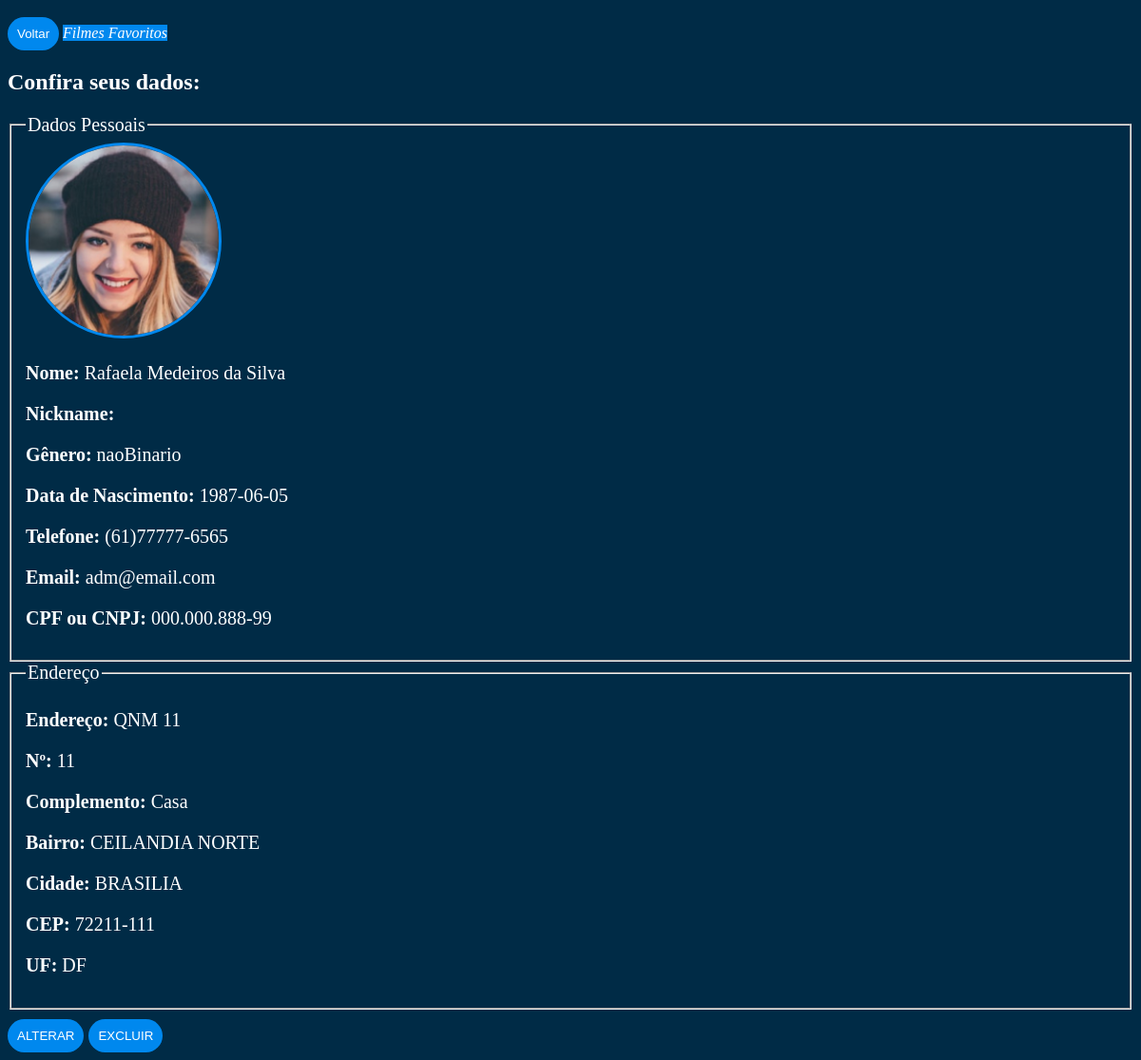
The page /view/perfil_usuario.php?id_usuario=2 (signed in) on the database its author committed.
### tables this page shows
CREATE TABLE IF NOT EXISTS `usuario` (
  `id_usuario` INT(11) NOT NULL AUTO_INCREMENT,
  `nome_usu` VARCHAR(100) NOT NULL,
  `nickname_usu` VARCHAR(100) NULL DEFAULT NULL,
  `dt_de_nasci_usu` DATE NULL DEFAULT NULL,
  `genero_usu` ENUM('masculino', 'feminino', 'naoBinario', 'naoDeclarar') NOT NULL COMMENT 'Masculino, Feminino, Não Binário, Não Declarar',
  `email_usu` VARCHAR(100) NOT NULL,
  `senha_usu` VARCHAR(60) NOT NULL,
  `situacao_usu` VARCHAR(50) NULL DEFAULT 'Ativo' COMMENT 'Ativo, Inativo ou Bloqueado\\n',
  `foto_usu` VARCHAR(50) NULL DEFAULT NULL,
  `telefone` VARCHAR(20) NULL DEFAULT NULL,
  `cpf_cnpj` VARCHAR(14) NULL DEFAULT NULL,
  `endereco` VARCHAR(70) NULL DEFAULT NULL,
  `numero` CHAR(7) NULL DEFAULT NULL,
  `complemento` VARCHAR(15) NULL DEFAULT NULL,
  `bairro` VARCHAR(70) NULL DEFAULT NULL,
  `cidade` VARCHAR(70) NULL DEFAULT NULL,
  `cep` VARCHAR(15) NULL DEFAULT NULL,
  `uf` CHAR(2) NULL DEFAULT NULL,
  `fk_id_perfil` INT(11) NOT NULL,
  PRIMARY KEY (`id_usuario`, `fk_id_perfil`),
  INDEX `fk_usuario_perfil_usu1_idx` (`fk_id_perfil` ASC) ,
  CONSTRAINT `fk_usuario_perfil_usu1`
    FOREIGN KEY (`fk_id_perfil`)
    REFERENCES `perfil` (`id_perfil`)
    ON DELETE NO ACTION
    ON UPDATE NO ACTION);

### model/conexao.php (called while the page is built)
<?php
class Conexao{
    private static $conexao;
    public static function getInstance(){
        if(!isset(self::$conexao)){
            try{
                $options = array(
                    PDO::ATTR_PERSISTENT => true,
                    PDO::MYSQL_ATTR_INIT_COMMAND => 'SET NAMES UTF8;',
                    PDO::ATTR_ERRMODE => PDO::ERRMODE_EXCEPTION
                );
                self::$conexao = new PDO('mysql:host=localhost;dbname=cine_community','root','', $options);
                self::$conexao->setAttribute(PDO::ATTR_ERRMODE, PDO::ERRMODE_EXCEPTION);
            }catch(PDOException $exc){
                echo "Houve um erro ao se conectar com o Banco de Dados ".$exc->getMessage();
            }
        }
        return self::$conexao;
    }
}
?>

### model/dao/UsuarioDAO.php (called while the page is built, shortened)
<?php
require_once __DIR__ . '/../conexao.php';
require_once __DIR__ . '/../dto/UsuarioDTO.php';
class UsuarioDAO
{
    public $pdo;
    public function __construct()
    {
        $this->pdo = Conexao::getInstance();
    }
public function encontraPorId($id) {
    try {
        $sql = "SELECT * FROM usuario WHERE id_usuario=?";
        $stmt = $this->pdo->prepare($sql);
        $stmt->bindValue(1, $id);
        $stmt->execute();
        if ($stmt->rowCount() > 0) {
            $usuarioFetch = $stmt->fetch(PDO::FETCH_ASSOC);
            $usuarioDTO = new UsuarioDTO();
            $usuarioDTO->setId_usuario($usuarioFetch["id_usuario"]);
            $usuarioDTO->setNome_usu($usuarioFetch["nome_usu"]);
            $usuarioDTO->setNickname_usu($usuarioFetch["nickname_usu"]);
            $usuarioDTO->setGenero_usu($usuarioFetch["genero_usu"]);
            $usuarioDTO->setDt_de_nasci_usu($usuarioFetch["dt_de_nasci_usu"]);
            $usuarioDTO->setEmail_usu($usuarioFetch["email_usu"]);
            $usuarioDTO->setSenha_usu($usuarioFetch["senha_usu"]);
            $usuarioDTO->setfk_id_perfil($usuarioFetch["fk_id_perfil"]);
            $usuarioDTO->setSituacao_usu($usuarioFetch["situacao_usu"]);
            $usuarioDTO->setTelefone($usuarioFetch["telefone"]);
            $usuarioDTO->setCpf_cnpj($usuarioFetch["cpf_cnpj"]);
            $usuarioDTO->setEndereco($usuarioFetch["endereco"]);
            $usuarioDTO->setNumero($usuarioFetch["numero"]);
            $usuarioDTO->setComplemento($usuarioFetch["complemento"]);
            $usuarioDTO->setBairro($usuarioFetch["bairro"]);
            $usuarioDTO->setCidade($usuarioFetch["cidade"]);
            $usuarioDTO->setFoto_usu($usuarioFetch["foto_usu"]);
            $usuarioDTO->setCep($usuarioFetch["cep"]);
            $usuarioDTO->setUf($usuarioFetch["uf"]);
            return $usuarioDTO;
        }
        return false;
    } catch (PDOException $e) {
        throw $e;
    }
}
}

### model/dto/UsuarioDTO.php (called while the page is built, shortened)
<?php
class  UsuarioDTO {
    private $id_usuario;
    private $nome_usu;
    private $dt_de_nasci_usu;
    private $genero_usu;
    private $email_usu;
    private $foto_usu;
    private $telefone;
    private $cpf_cnpj;
    private $endereco;
    private $numero;
    private $complemento;
    private $bairro;
    private $cidade;
    private $cep;
    private $uf;
    public function getId_usuario() {
        return $this->id_usuario;
    }
    public function getNome_usu() {
        return $this->nome_usu;
    }
    public function getGenero_usu() {
        return $this->genero_usu;
    }
    public function getDt_de_nasci_usu() {
        return $this->dt_de_nasci_usu;
    }
    public function getEmail_usu() {
        return $this->email_usu;
    }
    public function getFoto_usu() {
        return $this->foto_usu;
    }
    public function getTelefone() {
        return $this->telefone;
    }
    public function getCpf_cnpj() {
        return $this->cpf_cnpj;
    }
    public function getEndereco() {
        return $this->endereco;
    }
    public function getNumero() {
        return $this->numero;
    }
    public function getComplemento() {
        return $this->complemento;
    }
    public function getBairro() {
        return $this->bairro;
    }
    public function getCidade() {
        return $this->cidade;
    }
    public function getCep() {
        return $this->cep;
    }
    public function getUf() {
        return $this->uf;
    }
    public function setId_usuario($id_usuario) {
        $this->id_usuario = $id_usuario;
    }
    public function setNome_usu($nome_usu) {
        $this->nome_usu = $nome_usu;
    }
    public function setGenero_usu($genero_usu) {
        $this->genero_usu	 = $genero_usu;
    }
    public function setDt_de_nasci_usu($dt_de_nasci_usu) {
        $this->dt_de_nasci_usu = $dt_de_nasci_usu;
    }
    public function setEmail_usu($email_usu) {
        $this->email_usu = $email_usu;
    }
    public function setFoto_usu($foto_usu) {
        $this->foto_usu = $foto_usu;
    }
    public function setTelefone($telefone) {
        $this->telefone = $telefone;
    }
    public function setCpf_cnpj($cpf_cnpj) {
        $this->cpf_cnpj = $cpf_cnpj;
    }
    public function setEndereco($endereco) {
        $this->endereco = $endereco;
    }
    public function setNumero($numero) {
        $this->numero = $numero;
    }
    public function setComplemento($complemento) {
        $this->complemento = $complemento;
    }
    public function setBairro($bairro) {
        $this->bairro = $bairro;
    }
    public function setCidade($cidade) {
        $this->cidade = $cidade;
    }
    public function setCep($cep) {
        $this->cep = $cep;
    }
    public function setUf($uf) {
        $this->uf = $uf;
    }
}

### view/perfil_usuario.php (the view, shortened to what this page needs)
<?php
require_once '../model/dao/UsuarioDAO.php';
$usuarioDAO = new UsuarioDAO();
if (isset($_SESSION["id_usuario"])) {
    $id = $_SESSION["id_usuario"];
    $usuario = $usuarioDAO->encontraPorId($id);
} else {
    echo "Usuário não encontrado.";
    exit;
}
?>
<!DOCTYPE html>
<html>
<head>
    <link rel="stylesheet" href="../css/perfil_usuario.css">
</head>
<body>
<button onclick="javascript:history.go(-1)" class="alterar">Voltar</button>
<a class="alterar" href="./view/filmefavorito.php?id_usuario=' . $id_usuarioLogado . '" onclick="funcPerfil()"><i class="fa-regular fa-camcorder">Filmes Favoritos</i></a>
    <h2>Confira seus dados:</h2>
    <div class="container">
        <div class="item-details">
            <div class="item-address">
                <fieldset>
                    <legend>Dados Pessoais</legend>
                    <?php if (!empty($usuario)) { ?>
                        <img class='profile' src="../assets/pessoas/<?= $usuario->getFoto_usu(); ?>" alt="">
                    <?php } ?>
                    <p><strong>Nome:</strong> <?= $usuario->getNome_usu() ?></p>
                    <p><strong>Nickname:</strong> <?= $usuario->getNickname_usu() ?></p>
                    <p><strong>Gênero:</strong> <?= $usuario->getGenero_usu() ?></p>
                    <p><strong>Data de Nascimento:</strong> <?= $usuario->getDt_de_nasci_usu() ?></p>
                    <p><strong>Telefone:</strong> <?= $usuario->getTelefone() ?></p>
                    <p><strong>Email:</strong> <?= $usuario->getEmail_usu() ?></p>
                    <p><strong>CPF ou CNPJ:</strong> <?= $usuario->getCpf_cnpj() ?></p>
                </fieldset>
                <fieldset>
                    <legend>Endereço</legend>
                    <p><strong>Endereço:</strong> <?= $usuario->getEndereco() ?></p>
                    <p><strong>Nº:</strong> <?= $usuario->getNumero() ?></p>
                    <p><strong>Complemento:</strong> <?= $usuario->getComplemento() ?></p>
                    <p><strong>Bairro:</strong> <?= $usuario->getBairro() ?></p>
                    <p><strong>Cidade:</strong> <?= $usuario->getCidade() ?></p>
                    <p><strong>CEP:</strong> <?= $usuario->getCep() ?></p>
                    <p><strong>UF:</strong> <?= $usuario->getUF() ?></p>
                </fieldset>
                <button><a class="alterar" href="./alterar_usuario.php?id_usuario=<?= $usuario->getId_usuario() ?>">ALTERAR</a></button>
                <button><a class="alterar" href="../control/excluir.php?id_usuario=<?= $usuario->getId_usuario() ?>" onclick="return confirm('Tem certeza de que deseja excluir o usuário?')">EXCLUIR</a></button>
            </div>
        </div>
    </div>
</body>
</html>

### css/perfil_usuario.css (style rules this page uses)
body { background-color:#002b46; }
.item-details { color: white; font-size: 20px; }
h2 { color: white; }
.profile { height: 200px; width: 200px; border: solid 3px #08ef; border-radius: 50%; }
.alterar { background-color: #08ef; text-decoration: none; color: white; }
button { background-color: #08ef; border: none; border-radius: 20px; padding: 10px; margin-top: 10px; }

### rows shown on the page
usuario: foto_usu (picture), nome_usu "Rafaela Medeiros da Silva", genero_usu "naoBinario", dt_de_nasci_usu "1987-06-05", telefone "(61)77777-6565", email_usu "adm@email.com", cpf_cnpj "000.000.888-99", endereco "QNM 11", numero "11", complemento "Casa", bairro "CEILANDIA NORTE", cidade "BRASILIA", cep "72211-111", uf "DF"
